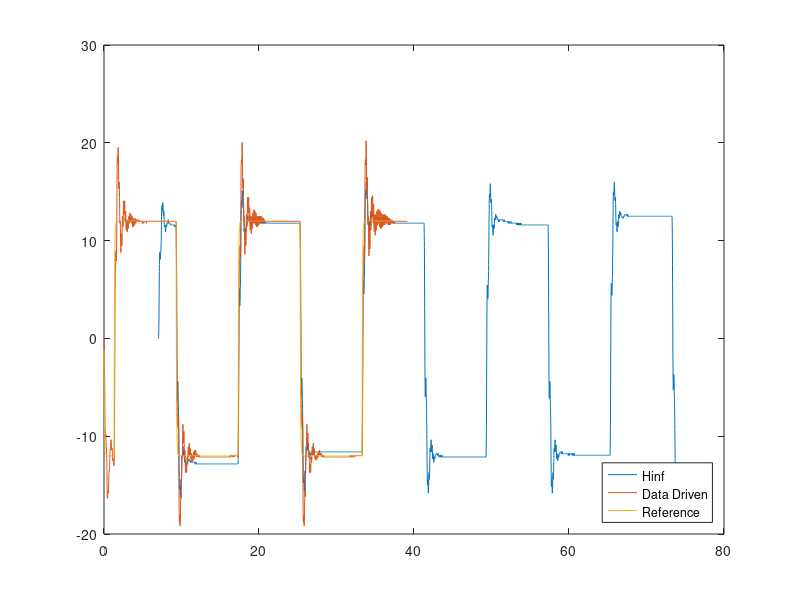

Recreate this plot in MATLAB. (Note: this script raises an error after producing the figure.)
clear
clc
close all
Ts = 5e-3;
addpath 'C:\Users\samue\Desktop\SemesterProject1\MATLAB'

%% Big ruler tracking of smoothed rectangular signal
img=figure('units','normalized','outerposition',[0 0 1 1]);
load('ControllerHinfBigData');
data_Hinf = iddata(y,r,Ts);
plot(Ts*(1:length(u))+7.025,y)
hold on

load('ControllerDataDrivenBigData');
data_DataDriven = iddata(y,r,Ts);
plot(Ts*(1:length(u)),y)
hold on
plot(Ts*(1:length(u)),r)
hold on

lgd=legend('Hinf', 'Data Driven', 'Reference', 'Location', 'southeast');
lgd.FontSize = 16;
xlabel('Time (s)')
ylabel('Angle (°)')
xlim([16.3 39])
ylim([-20 21])
title('Big ruler tracking of smoothed rectangular signal');
hold off
save_img(img, 'Big')

%% Big ruler disturbance rejection
img=figure('units','normalized','outerposition',[0 0 1 1]);
load('ControllerHinfBigWDisturbanceData')
data_Hinf = iddata(y,r,Ts);
plot(Ts*(1:length(u))-25.915,y);
hold on

load('ControllerDataDrivenBigWDisturbanceData');
data_DataDriven = iddata(y,r,Ts);
plot(Ts*(1:length(u)),y)
hold on
plot(Ts*(1:length(u)),r)
hold on

lgd=legend('Hinf', 'Data Driven', 'Reference', 'Location', 'southeast');
lgd.FontSize = 16;
xlabel('Time (s)')
ylabel('Angle (°)')
xlim([8 28])
ylim([-40 32])
title('Big ruler disturbance rejection');
hold off
save_img(img, 'BigWDisturbance')

%% Medium ruler tracking of smoothed rectangular signal
img=figure('units','normalized','outerposition',[0 0 1 1]);
load('ControllerHinfMediumData');
data_Hinf = iddata(y,r,Ts);
plot(Ts*(1:length(u))-4.895,y)
hold on

load('ControllerDataDrivenMediumData');
data_DataDriven = iddata(y,r,Ts);
plot(Ts*(1:length(u)),y)
hold on
plot(Ts*(1:length(u)),r)
hold on

lgd=legend('Hinf', 'Data Driven', 'Reference', 'Location', 'southeast');
lgd.FontSize = 16;
xlabel('Time (s)')
ylabel('Angle (°)')
xlim([16.3 28])
ylim([-20 21])
title('Medium ruler tracking of smoothed rectangular signal');
hold off
save_img(img, 'Medium')

%% Medium ruler disturbance rejection
img=figure('units','normalized','outerposition',[0 0 1 1]);
load('ControllerHinfMediumWDisturbanceData');
data_Hinf = iddata(y,r,Ts);
plot(Ts*(1:length(u))+0.45,y)
hold on

load('ControllerDataDrivenMediumWDisturbanceData');
data_DataDriven = iddata(y,r,Ts);
plot(Ts*(1:length(u)),y)
hold on
plot(Ts*(1:length(u)),r)
hold on

lgd=legend('Hinf', 'Data Driven', 'Reference', 'Location', 'southeast');
lgd.FontSize = 16;
xlabel('Time (s)')
ylabel('Angle (°)')
xlim([4 10])
ylim([-42 34])
title('Medium ruler disturbance rejection');
hold off
save_img(img, 'MediumWDisturbance')

%% Small ruler tracking of smoothed rectangular signal
img=figure('units','normalized','outerposition',[0 0 1 1]);
load('ControllerHinfSmallData');
data_Hinf = iddata(y,r,Ts);
plot(Ts*(1:length(u))+1.63,y)
hold on

load('ControllerDataDrivenSmallData');
data_DataDriven = iddata(y,r,Ts);
plot(Ts*(1:length(u)),y)
hold on
plot(Ts*(1:length(u)),r)
hold on

lgd=legend('Hinf', 'Data Driven', 'Reference', 'Location', 'southeast');
lgd.FontSize = 16;
xlabel('Time (s)')
ylabel('Angle (°)')
xlim([14.55 23.4])
ylim([-16 16])
title('Small ruler tracking of smoothed rectangular signal');
hold off
save_img(img, 'Small')

%% Small ruler disturbance rejection
img=figure('units','normalized','outerposition',[0 0 1 1]);
load('ControllerHinfSmallWDisturbanceData');
data_Hinf = iddata(y,r,Ts);
plot(Ts*(1:length(u))+0.645,y-11.9531)
hold on

load('ControllerDataDrivenSmallWDisturbanceData');
data_DataDriven = iddata(y,r,Ts);
plot(Ts*(1:length(u)),y)
hold on
plot(Ts*(1:length(u)),r)
hold on

lgd=legend('Hinf', 'Data Driven', 'Reference', 'Location', 'southeast');
lgd.FontSize = 16;
xlabel('Time (s)')
ylabel('Angle (°)')
xlim([3.8 7.7])
ylim([-64 16])
title('Small ruler disturbance rejection');
hold off
save_img(img, 'SmallWDisturbance')


%%
function save_img(img, imgName)
    path='C:\Users\samue\Desktop\SemesterProject1\Imgs\Controller\';
    saveas(img,[path, imgName, '.jpg']) ;
end